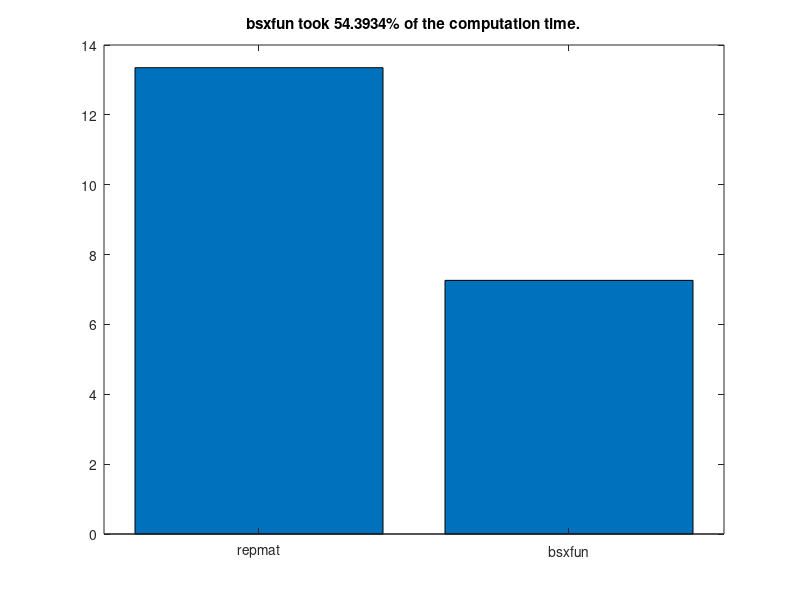

Source code (MATLAB):
%% Analyzing Neural Time Series Data
% Matlab code for Chapter 4 script A
% Mike X Cohen
% 
% This code accompanies the book, titled "Analyzing Neural Time Series Data" 
% (MIT Press). Using the code without following the book may lead to confusion, 
% incorrect data analyses, and misinterpretations of results. 
% Mike X Cohen assumes no responsibility for inappropriate or incorrect use of this code. 

%% variables, part I
% Let's start with variables. A variable is a place-holder for
% information. To create a variable, you simply assign it information. 
% For example,

mike = 10;
bob  = 20;

% If you type these into the command window (or highlight them here and hit
% F9, or highlight them, right-click, and choose "Evaluate Selection"), you 
% will create the variables.
% Because the variables refer to numbers, you can add them, multiple them,
% etc: 
mike + bob; % Note: You can also put comments after code
(mike+bob)/(mike-bob)

% Notice that when the line ends with a semicolon, the output is suppressed, 
% and when there is no semicolon, it outputs the results in the command window.

% variables can also be strings:
mike = 'mike'; 
% now we've re-assigned mike from a number to a character array. Type
% 'whos' into the matlab command. 
whos

% You can also assign matrices to variables:
a_simple_matrix=[ 3 4 5; 1 2 3; 9 8 7 ];
% type this into the command to see how the semicolon was used to delineate
% separate lines. 

% Square brackets concatinate: 
mikes_full_name = [ mike ' cohen' ];
mikes_two_fav_numbers = [ 7 23 ];

% type whos in the command to see the properties of our variables. Note the 
% difference between double and char (character), and note the sizes of different variables.

%% Variables, part II

% Variables can be more sophisticated. Variables can be cells, which
% are like blocks that may contain different kinds of information. 
var1{1} = [ 1 2 3 4 5 6 7 ];
var1{2} = 'hello world';
var1{3} = [ 1 3 6 7 4 3 5 6 7 87 76 43 4 5 6 767 ];

var1
var1{2}

% The most flexible type of variable is a structure. Structures contain fields that 
% are used for different kinds of data. For example:

ANTS.name = 'mike'; % ANTS = Analyzing Neural Time Series
ANTS.position = 'author';
ANTS.favorite_toothpaste_flavor = 'cinnamon';
ANTS.number_of_watches = 18;
ANTS.favorite_color = [ .8 .1 .8 ]; % RGB values

% You can also have an array of structures
ANTS(2).name = 'Your name here';
ANTS(2).position = 'reader';
ANTS(2).favorite_toothpaste_flavor = 'bratworst'; % gross, but true
ANTS(2).number_of_watches = 1;
ANTS(2).favorite_color = [ 1 1 1 ];

% now you can get information about all fields from one specific element of
% the structure:
ANTS(1)

% or information about one field within one member:
ANTS(1).number_of_watches

% or information about one field from all members:
ANTS.favorite_toothpaste_flavor

% note that this last result came out as two separate answers. If you want
% to combine them into a single output (e.g., a cell array), use curly
% brackets:
{ANTS.favorite_toothpaste_flavor}

%% functions

% functions are modular pieces of code stored in a separate file. Most
% functions can be opened and you can see/modify the code. Some functions
% are compiled and not viewable or editable.

% Functions may take inputs:
randperm(4) % randperm is a function that randomly permutes integers. 4 is the input. 

% or a vector:
mean([1 3 2 4 3 5 4 6])

% to see the guts of this function, highlight "mean" and right-click,
% Open File (or type "edit mean" in the command, or highlight and Ctrl-D)

% IMPORTANT! Do not modify matlab functions unless you really know what
% you're doing! A better idea is to copy the function into a different file
% and use a different name. 

% Most functions also give outputs:
permuted_integers = randperm(4); % now the output of the function is stored in a new variable

whos permuted_in* % Note that you can also use the * character for whos

% some functions can have multiple inputs: 
random_number_matrix = rand(4,6); % Here, we asked for a 4 x 6 matrix of random numbers

% some functions have multiple outputs:
[max_value max_value_index] = max([1 2 3 9 8 7 6]);
% This also shows matrix indexing, which we'll get to soon. 

% IMPORTANT: You can use the output of one function as the input to another
% function. This is a powerful way to make your matlab programming fast and
% efficient. On the other hand, if you embed functions to an extreme you
% might unreadable code.
[max_value max_value_index] = max( randperm( round( rand(1)*10 ) ) );
% Note that when you put the cursor on a parenthesis, it underlines the
% corresponding other parenthesis. 

% type 'help <function_name>' in the matlab command to
% read about a function. 
help max % also try: doc max

%% indexing

% Indexing is a powerful tool in matlab to access particular parts of a
% variable. Indexing is very simple: Imagine you have 100 twinkies arranged
% in a 10 x 10 square: 
twinkies = rand(10,10)

% If you wanted to eat the twinkie in the 4th row, 8th column, you write:
the_twinkie_i_will_eat = twinkies(4,8);

%% The colon operator

% By default, the colon operator increments in integer units from the 
% first to the second number. Observe:
1:10
% You can also increment by a certain amount:
1:2:10
count2ten=1:.23956:10;

% the colon operator is also useful when indexing. Let's say you want to
% eat several twinkies:
twinkies_i_will_eat = twinkies(4:8,2:7);

% Question: How big should the variable twinkies_i_will_eat be? 
whos twin* % answer

% To count backwards, you must specify that you want to skip with a negative number:
rookie_mistake     = 10:1;
how_the_pros_do_it = 10:-1:1;

%% determining the sizes of variables

% You can see variable sizes using whos, but there are also ways 
% to output matrix sizes into variables, which will be useful in many situations.

length(random_number_matrix)
% important! "length" returns the length of the longest dimension, regardless of how many dimensions there are!

% you can use size to find the sizes of all dimensions:
size(twinkies)
size(twinkies,1) % or only specific dimensions...

numel(twinkies) % numel stands for 'total number of elements'

% these functions also produce outputs:
twinkie_array_size = size(twinkies);
prod(twinkie_array_size) % prod returns the product of input numbers

% of course, these functions work on non-numeric variables, e.g.,
length(ANTS)

%% for-loops

% A for-loop is a way to iterate repeatedly:

for counting_variable = 1:10
    disp(counting_variable); % disp stands for display, which prints information in the command window
end

% another example:
for counting_variable = 1:2:10
    disp([ 'The ' num2str(counting_variable) 'th iteration value times 2 divided by 3 and added to 7 is ' num2str(counting_variable*2/3+7) '.' ])
end

% You can embed loops within loops
for i = 1:5
    for j = 3:7
        product_matrix(i,j) = i*j; % Matlab produces a warning here because product_matrix is not initialized. See text in Chapter 4.
    end
end

% Two important things to note here: (1) You can use the same numbers as
% indices AND as variables; (2) Unspecified elements in a matrix are
% automatically created and set to zero. 

number_rows    = 5; % having many spaces is allowed and facilitates code aesthetics
number_columns = 7;
% initialize matrix with zeros
product_matrix = zeros(number_rows,number_columns);

for i=1:number_rows
    for j=1:number_columns
        product_matrix(i,j)=i*j;
    end % end j-loop
end % end i-loop

% note the comments following end-statements. When you have multiple long
% loops, this kind of commenting will be helpful. Also note that when you 
% click on one of the "for" or "end" statements, its pair will be underlined. 

%% if-statements

% Exactly how it sounds
if 4>5
    disp('Something has gone awry in the universe')
end

if 4>5
    disp('Something is still very wrong')
else
    disp('Whew! Everything''s normal.') % note the two single-parenthesis marks inside the string
end

% the 'switch/case' statement is similar to 'if/else'
for counting_variable = 1:2:10
    switch counting_variable
        case 1 % compares 'counting_variable' to '1'
            disp([ 'The ' num2str(counting_variable) 'st iteration value times 2 divided by 3 and added to 7 is ' num2str(counting_variable*2/3+7) '.' ])
        case 2
            disp([ 'The ' num2str(counting_variable) 'nd iteration value times 2 divided by 3 and added to 7 is ' num2str(counting_variable*2/3+7) '.' ])
        case 3
            disp([ 'The ' num2str(counting_variable) 'rd iteration value times 2 divided by 3 and added to 7 is ' num2str(counting_variable*2/3+7) '.' ])
        otherwise
            disp([ 'The ' num2str(counting_variable) 'th iteration value times 2 divided by 3 and added to 7 is ' num2str(counting_variable*2/3+7) '.' ])
    end % end switch
end

%% boolean (true/false)

% sometimes, it's useful to know if a statement is TRUE or FALSE. 
% You can use a double-equals sign:

5==5

% The answer is '1', which in this case means 'true'. The oppose of true (1) is false (0):
5==4

% You can assign these answers to variables:
fourIsFive = 4==5; % see below for disambiguating = and ==

whos fourIsFive
% note that 'fourIsFive' is type "logical", or boolean. 

% Other related useful functions:
matrix0 = false(10,3);
matrix1 = true(4,12);

% you can use the tilde "~" to negate a statement:
~(1==1) % false because the negation of 1==1 is false
~(4>3)  % also false because the negation of 4>3 is false
~(4<3)  % true because it is false (~) that 4 is greater than 3. Tricky!

% things can sometimes get tricky:
truthtest = 1 == 2;

% Remember:
%    One equals sign is a statement ("you have this value").
%    Two equals signs means you are asking a question ("are these the same?").
% Mnemonic: "Say with one (=), ask with two (==), then you know just who is who!" 
%           (I didn't say it was a good mnemonic...)

%% repmat

% repmat is short for "replicate matrix." It is a handy function that
% is often used in analyses. The problem that repmat solves is matrix
% operations with other matrices. First, consider that adding a scalar 
% (a single number) to a matrix is no problem. 

mat = rand(4);

mat+23

% Now imagine that mat is EEG data with 4 electrodes and 10 time points:
mat = rand(4,10);

% now you want to subtract the mean over time:
meanOverTime = mean(mat,2); % second input to mean function is the dimension along which to compute the mean

mat = mat - meanOverTime;

% the previous line crashes because the matrices are of unequal size
whos mat meanOverTime

% repmat will help:
meanOverTimeRepmat = repmat(meanOverTime,1,size(mat,2));
whos mat meanOverTime*
% repmat takes 3 inputs: the matrix you want to replicate, the number of
% times to replicate it over rows, and the number of times to replicate it
% over columns (you can also input more dimensions). We want to replicate
% this matrix only over time points (the size of the second dimension of
% mat). Now the subtraction works:

matmean = mat - meanOverTimeRepmat;


% Other examples of repmat:
mat = [1 2 3; 10 20 30];

repmat(mat,1,1)
repmat(mat,1,2)
repmat(mat,2,1)

%% bsxfun

% bsxfun is a useful function for fast and easy array and matrix manipulations.
% It was introduced to Matlab fairly recently, so older versions of Matlab
% do not have this utility. 

% for example, the following function will add 4 to a random matrix:
bsxfun(@plus,randn(10),4)

% this might not seem any better than "randn(10)+4" and for this small
% case, it isn't. bsxfun is more useful because it performs
% singleton-expansion, which means you may be able to avoid using repmat.
% For example, imagine a dataset with 100 channels and 100,000 time points: 
a  = rand(100,100000);

% To subtract the mean of the entire time series: 
am = a - repmat(mean(a,2),1,size(a,2));

% Notice that the repmat is necessary:
am = a - mean(a,2);

% The previous line crashes because the sizes of a and its mean are not the
% same. However, bsxfun expands this automatically
am = bsxfun(@minus,a,mean(a,2));

% let's do a timing test...
tic
for i=1:100
    am = a - repmat(mean(a,2),1,size(a,2));
end
t(1)=toc;

tic
for i=1:100
    am = bsxfun(@minus,a,mean(a,2));
end
t(2)=toc;

figure
bar(t)
set(gca,'xtick',1:2,'xticklabel',{'repmat';'bsxfun'},'xlim',[.5 2.5])
title([ 'bsxfun took ' num2str(100*t(2)/t(1)) '% of the computation time.' ])
% you'll learn more about the above lines in part B of this code


% Thus, bsxfun is a bit faster but also more convenient to use, and more elegant. 
% There are other similar functions to bsxfun, including arrayfun and cellfun. 
% In addition to speed, the *fun functions allow you to avoid using loops. 
% For example, let's say you want to know the length of items in a cell array. 

% create cell array whose elements have variable lengths
c = cell(1,40);
for i=1:length(c)
    c{i} = randn(1,round(rand*100));
end

% now you want to know how many elements are in each cell. 
% Normally you need a loop:
cell_lengths = zeros(size(c));
for i=1:length(c)
    cell_lengths(i) = numel(c{i});
end

% But cellfun is more efficient:
cell_lengths = cellfun(@length,c);

%% end

% continue on the part b of this code...
